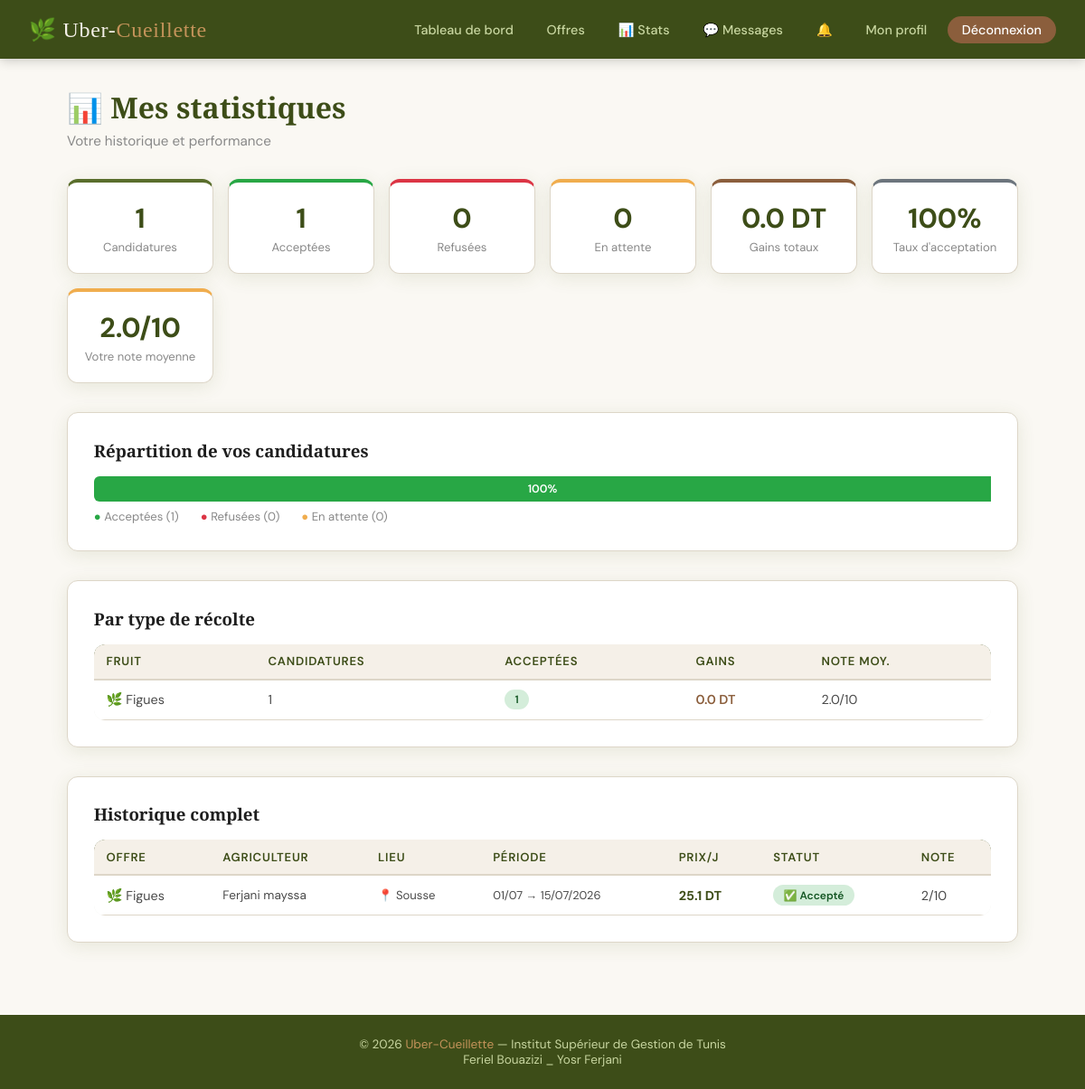
The page /ouvrier/statistiques.php (signed in) on the database its author committed.
### tables this page shows
CREATE TABLE `candidature` (
  `id_candidature` int(11) NOT NULL,
  `id_offre` int(11) NOT NULL,
  `id_ouvrier` int(11) NOT NULL,
  `decision` varchar(10) DEFAULT 'encours',
  `date_candidature` timestamp NOT NULL DEFAULT current_timestamp(),
  `note` int(11) DEFAULT NULL,
  `commentaire` varchar(50) DEFAULT NULL,
  `remuneration` float DEFAULT NULL
);

CREATE TABLE `type_fruit` (
  `id_type_fruit` int(11) NOT NULL,
  `libelle` varchar(20) NOT NULL
);

CREATE TABLE `gouvernorat` (
  `id_gouvernorat` int(11) NOT NULL,
  `libelle` varchar(30) NOT NULL
);

CREATE TABLE `offre` (
  `id_offre` int(11) NOT NULL,
  `id_type_fruit` int(11) NOT NULL,
  `id_gouvernorat` int(11) NOT NULL,
  `adresse` varchar(50) DEFAULT NULL,
  `date_debut` date NOT NULL,
  `date_fin` date NOT NULL,
  `nombre_ouvriers` int(11) NOT NULL,
  `prix_journee` float NOT NULL,
  `date_limite` date NOT NULL,
  `id_agriculteur` int(11) NOT NULL
);

### ouvrier/statistiques.php (the view, shortened to what this page needs)
<?php
require_once '../header.php';
$pdo = getDB();
$id = (int)$_SESSION['user'];
$s = $pdo->prepare("
    SELECT
        COUNT(*) AS total_candidatures,
        SUM(CASE WHEN decision='accepte' THEN 1 ELSE 0 END) AS acceptees,
        SUM(CASE WHEN decision='refuse'  THEN 1 ELSE 0 END) AS refusees,
        SUM(CASE WHEN decision='encours' THEN 1 ELSE 0 END) AS en_attente,
        COALESCE(SUM(remuneration),0) AS gains_totaux,
        ROUND(AVG(CASE WHEN note IS NOT NULL THEN note END),1) AS note_moyenne
    FROM candidature WHERE id_ouvrier=?
");
$s->execute([$id]);
$stats = $s->fetch();
$fruit_stmt = $pdo->prepare("
    SELECT tf.libelle AS fruit, COUNT(*) AS nb,
        SUM(CASE WHEN c.decision='accepte' THEN 1 ELSE 0 END) AS acceptees,
        COALESCE(SUM(c.remuneration),0) AS gains,
        ROUND(AVG(CASE WHEN c.note IS NOT NULL THEN c.note END),1) AS note_moy
    FROM candidature c
    JOIN offre o ON c.id_offre=o.id_offre
    JOIN type_fruit tf ON o.id_type_fruit=tf.id_type_fruit
    WHERE c.id_ouvrier=?
    GROUP BY tf.id_type_fruit ORDER BY nb DESC
");
$fruit_stmt->execute([$id]);
$par_fruit = $fruit_stmt->fetchAll();
$detail_stmt = $pdo->prepare("
    SELECT c.*, tf.libelle AS fruit, g.libelle AS gouvernorat,
        o.date_debut, o.date_fin, o.prix_journee,
        CONCAT(a.nom,' ',a.prenom) AS agriculteur
    FROM candidature c
    JOIN offre o ON c.id_offre=o.id_offre
    JOIN type_fruit tf ON o.id_type_fruit=tf.id_type_fruit
    JOIN gouvernorat g ON o.id_gouvernorat=g.id_gouvernorat
    JOIN agriculteur a ON o.id_agriculteur=a.id_agriculteur
    WHERE c.id_ouvrier=?
    ORDER BY c.date_candidature DESC
");
$detail_stmt->execute([$id]);
$details = $detail_stmt->fetchAll();
$taux = $stats['total_candidatures'] > 0
    ? round($stats['acceptees'] / $stats['total_candidatures'] * 100, 1)
    : 0;
?>
<div class="container">
  <h1 class="page-title">📊 Mes statistiques</h1>
  <p class="page-subtitle">Votre historique et performance</p>
  <div style="display:grid;grid-template-columns:repeat(auto-fit,minmax(150px,1fr));gap:1rem;margin-bottom:2rem;">
    <div class="card stat-card" style="border-top:4px solid var(--olive);">
      <div class="stat-val"><?= $stats['total_candidatures'] ?></div>
      <div class="stat-lbl">Candidatures</div>
    </div>
    <div class="card stat-card" style="border-top:4px solid #28a745;">
      <div class="stat-val"><?= $stats['acceptees'] ?></div>
      <div class="stat-lbl">Acceptées</div>
    </div>
    <div class="card stat-card" style="border-top:4px solid #dc3545;">
      <div class="stat-val"><?= $stats['refusees'] ?></div>
      <div class="stat-lbl">Refusées</div>
    </div>
    <div class="card stat-card" style="border-top:4px solid #f0ad4e;">
      <div class="stat-val"><?= $stats['en_attente'] ?></div>
      <div class="stat-lbl">En attente</div>
    </div>
    <div class="card stat-card" style="border-top:4px solid var(--earth);">
      <div class="stat-val"><?= number_format($stats['gains_totaux'],1) ?> DT</div>
      <div class="stat-lbl">Gains totaux</div>
    </div>
    <div class="card stat-card" style="border-top:4px solid #6c757d;">
      <div class="stat-val"><?= $taux ?>%</div>
      <div class="stat-lbl">Taux d'acceptation</div>
    </div>
    <?php if ($stats['note_moyenne']): ?>
    <div class="card stat-card" style="border-top:4px solid #f0ad4e;">
      <div class="stat-val"><?= $stats['note_moyenne'] ?>/10</div>
      <div class="stat-lbl">Votre note moyenne</div>
    </div>
    <?php endif; ?>
  </div>
  <?php if ($stats['total_candidatures'] > 0): ?>
  <div class="card" style="margin-bottom:2rem;">
    <h3 style="font-family:'Playfair Display',serif;margin-bottom:1rem;">Répartition de vos candidatures</h3>
    <div style="display:flex;gap:0.5rem;margin-bottom:0.5rem;">
      <?php
        $total = $stats['total_candidatures'];
        $pct_acc = $total ? round($stats['acceptees']/$total*100) : 0;
      ?>
      <?php if ($pct_acc > 0): ?>
        <div style="height:28px;background:#28a745;border-radius:6px 0 0 6px;width:<?= $pct_acc ?>%;display:flex;align-items:center;justify-content:center;color:#fff;font-size:0.78rem;font-weight:600;"><?= $pct_acc ?>%</div>
      <?php endif; ?>
    </div>
    <div style="display:flex;gap:1.5rem;font-size:0.82rem;color:var(--text-light);">
      <span><span style="color:#28a745;">●</span> Acceptées (<?= $stats['acceptees'] ?>)</span>
      <span><span style="color:#dc3545;">●</span> Refusées (<?= $stats['refusees'] ?>)</span>
      <span><span style="color:#f0ad4e;">●</span> En attente (<?= $stats['en_attente'] ?>)</span>
    </div>
  </div>
  <?php endif; ?>
  <?php if ($par_fruit): ?>
  <div class="card" style="margin-bottom:2rem;">
    <h3 style="font-family:'Playfair Display',serif;margin-bottom:1rem;">Par type de récolte</h3>
    <div class="table-wrap">
      <table>
        <thead><tr><th>Fruit</th><th>Candidatures</th><th>Acceptées</th><th>Gains</th><th>Note moy.</th></tr></thead>
        <tbody>
          <?php foreach ($par_fruit as $f): ?>
          <tr>
            <td>🌿 <?= htmlspecialchars($f['fruit']) ?></td>
            <td><?= $f['nb'] ?></td>
            <td><span class="badge badge-green"><?= $f['acceptees'] ?></span></td>
            <td style="color:var(--earth);font-weight:600;"><?= number_format($f['gains'],1) ?> DT</td>
            <td><?= $f['note_moy'] ? $f['note_moy'].'/10' : '—' ?></td>
          </tr>
          <?php endforeach; ?>
        </tbody>
      </table>
    </div>
  </div>
  <?php endif; ?>
  <?php if ($details): ?>
  <div class="card">
    <h3 style="font-family:'Playfair Display',serif;margin-bottom:1rem;">Historique complet</h3>
    <div class="table-wrap">
      <table>
        <thead>
          <tr><th>Offre</th><th>Agriculteur</th><th>Lieu</th><th>Période</th><th>Prix/j</th><th>Statut</th><th>Note</th></tr>
        </thead>
        <tbody>
          <?php foreach ($details as $d): ?>
          <tr>
            <td>🌿 <?= htmlspecialchars($d['fruit']) ?></td>
            <td style="font-size:0.85rem;"><?= htmlspecialchars($d['agriculteur']) ?></td>
            <td style="font-size:0.82rem;">📍 <?= htmlspecialchars($d['gouvernorat']) ?></td>
            <td style="font-size:0.8rem;"><?= date('d/m', strtotime($d['date_debut'])) ?> → <?= date('d/m/Y', strtotime($d['date_fin'])) ?></td>
            <td style="color:var(--olive-dark);font-weight:700;"><?= $d['prix_journee'] ?> DT</td>
            <td>
              <?php if ($d['decision'] === 'accepte'): ?>
                <span class="badge badge-green">✅ Accepté</span>
              <?php elseif ($d['decision'] === 'refuse'): ?>
                <span class="badge badge-red">❌ Refusé</span>
              <?php else: ?>
                <span class="badge badge-blue">⏳ En attente</span>
              <?php endif; ?>
            </td>
            <td><?= $d['note'] ? $d['note'].'/10' : '—' ?></td>
          </tr>
          <?php endforeach; ?>
        </tbody>
      </table>
    </div>
  </div>
  <?php endif; ?>
</div>
<?php require_once '../footer.php'; ?>

### style.css (style rules this page uses)
:root { --olive: #5a6e2c; --olive-dark: #3d4d18; --olive-light:#8fa44a; --cream: #f5f0e8; --warm-white: #faf8f3; --earth: #8b5e3c; --earth-light:#c4935a; --text-dark: #1e1e1e; --text-mid: #4a4a4a; --text-light: #888; --border: #ddd6c8; --shadow: 0 4px 20px rgba(90,110,44,0.12); --radius: 12px; }
* { box-sizing: border-box; margin: 0; padding: 0; }
body { font-family: 'DM Sans', sans-serif; background: var(--warm-white); color: var(--text-dark); min-height: 100vh; }
.container { max-width: 1100px; margin: 0 auto; padding: 2rem 1.5rem; }
.page-title { font-family: 'Playfair Display', serif; font-size: 2rem; color: var(--olive-dark); margin-bottom: 0.4rem; }
.page-subtitle { color: var(--text-light); margin-bottom: 2rem; font-size: 0.95rem; }
.card { background: #fff; border-radius: var(--radius); box-shadow: var(--shadow); padding: 1.8rem; border: 1px solid var(--border); transition: transform 0.2s, box-shadow 0.2s; }
.badge { display: inline-block; padding: 0.2rem 0.7rem; border-radius: 20px; font-size: 0.75rem; font-weight: 600; }
.badge-green { background: #d4edda; color: #155724; }
.table-wrap { overflow-x: auto; border-radius: var(--radius); }
table { width: 100%; border-collapse: collapse; background: #fff; border-radius: var(--radius); overflow: hidden; box-shadow: var(--shadow); }
thead { background: var(--olive-dark); color: #fff; }
thead th { padding: 0.9rem 1.1rem; text-align: left; font-size: 0.82rem; font-weight: 600; text-transform: uppercase; letter-spacing: 0.06em; }
tbody tr { border-bottom: 1px solid var(--border); transition: background 0.15s; }
tbody td { padding: 0.85rem 1.1rem; font-size: 0.9rem; color: var(--text-mid); }
.card, .offer-card, .form-container { animation: fadeIn 0.4s ease; }
.table-wrap { overflow-x: auto; }
.table-wrap table { width: 100%; border-collapse: collapse; font-size: 0.88rem; }
.table-wrap th { background: var(--cream); color: var(--olive-dark); font-weight: 600; padding: 0.65rem 0.85rem; text-align: left; border-bottom: 2px solid var(--border); }
.table-wrap td { padding: 0.65rem 0.85rem; border-bottom: 1px solid var(--border); vertical-align: middle; }

### ouvrier/statistiques.php (style rules this page uses)
.stat-card { text-align:center; padding:1.25rem 1rem; }
.stat-val { font-size:1.9rem; font-weight:700; color:var(--olive-dark); }
.stat-lbl { font-size:0.82rem; color:var(--text-light); margin-top:0.25rem; }

### rows shown on the page
candidature: type_fruit.libelle "Figues", agriculteur "Ferjani mayssa", gouvernorat.libelle "Sousse", id_offre.date_debut "01/07", id_offre.date_fin "15/07/2026", id_offre.prix_journee "25.1", decision "✅ Accepté", note "2"

### other values the page prints
$stats['total_candidatures'] "1"
$stats['acceptees'] "1"
$stats['refusees'] "0"
$stats['en_attente'] "0"
$stats['gains_totaux'] "0.0"
$taux "100"
$stats['note_moyenne'] "2.0"
$pct_acc "100"
$f['fruit'] "Figues"
$f['nb'] "1"
$f['acceptees'] "1"
$f['gains'] "0.0"
$f['note_moy'] "2.0"
